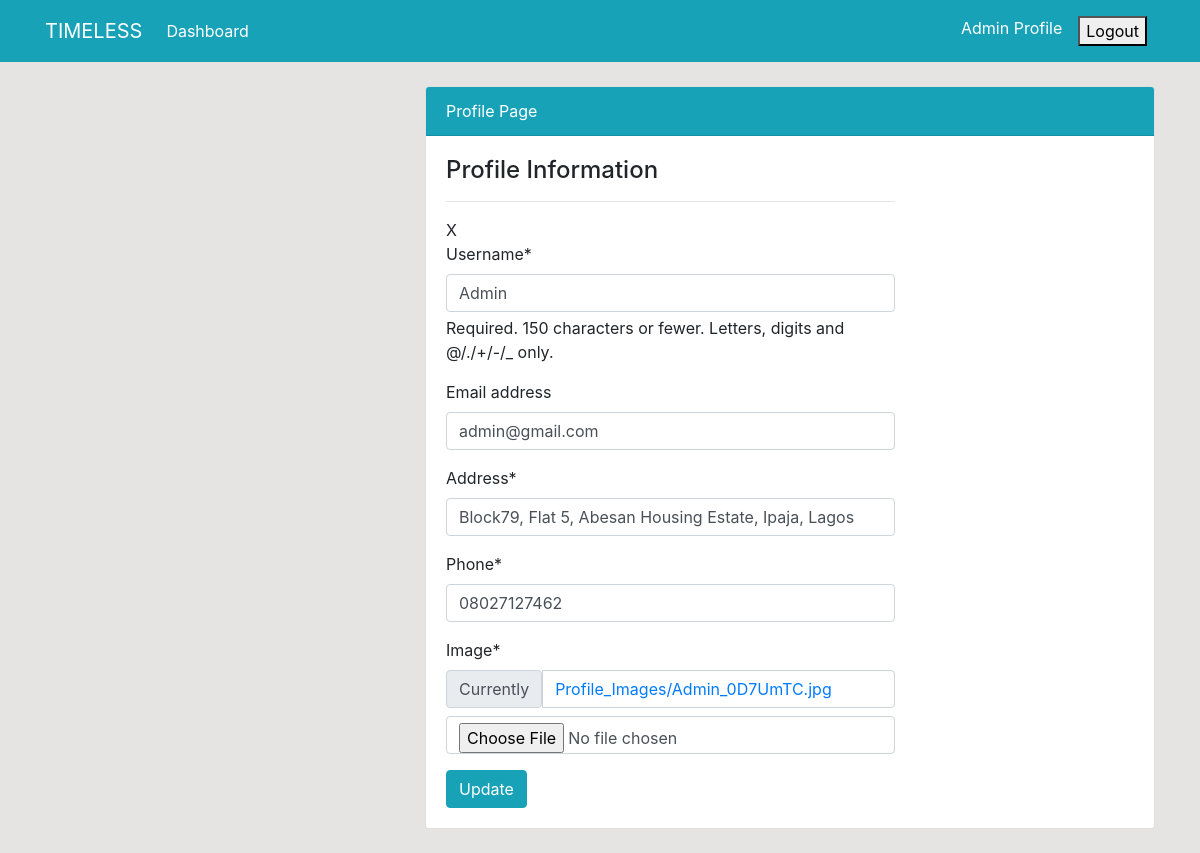
/profile/update (signed in), run on the app's committed database.
### user/models.py (models this page shows, shortened)
class Profile(models.Model):
    staff = models.OneToOneField(User, on_delete=models.CASCADE, null=True)
    address = models.CharField(max_length=200, null=True)
    phone = models.CharField(max_length=20, null=True)
    image = models.ImageField(default='avatar.png', upload_to='Profile_Images')

### user/views.py (the view)
# urls.py: path('profile/update', user_view.profile_update, name= 'user-profile-update'),
def profile_update(request):
    if request.method=='POST':
        user_form = UserUpdateForm(request.POST, instance=request.user)
        profile_form = ProfileUpdateForm(request.POST, request.FILES, instance=request.user.profile)
        if user_form.is_valid() and profile_form.is_valid():
            user_form.save()
            profile_form.save()
            return redirect('user-profile')
    else:
        user_form = UserUpdateForm(instance=request.user)
        profile_form = ProfileUpdateForm(instance=request.user.profile)
    context = {
        'user_form': user_form,
        'profile_form': profile_form,
    }
    return render(request, 'user/profile_update.html', context)

### user/forms.py
class UserUpdateForm(forms.ModelForm):
    class Meta:
        model = User
        fields = ['username', 'email']

class ProfileUpdateForm(forms.ModelForm):
    class Meta:
        model = Profile
        fields = ['address', 'phone', 'image']

### templates/user/profile_update.html (shortened to what this page needs)
{% extends 'partials/base.html' %}
 {% load crispy_forms_tags %}
 {% block content %}
    <div class="container">
        <div class="row my-4">
            <div class="col-md-4">
            </div>
            <div class="col-md-8">
                <div class="card">
                    <div class="card-header bg-info text-white">
                        Profile Page
                    </div>
                    <div class="card-body">
                        <div class="row">
                            <div class="col-md-8">
                                <span class="h4"> Profile Information</span>
                                <hr>
                               <form method="POST" enctype="multipart/form-data">
                                    X   {% csrf_token %}
                                    {{ user_form|crispy }}
                                    {{ profile_form|crispy }}
                                <input class="btn btn-info" type="submit" value="Update">
                               </form>
                            </div>
                        </div>
                    </div>
                </div>
            </div>
        </div>
    </div>
 {% endblock %}

### templates/partials/nav.html (shortened to what this page needs)
    <nav class="navbar navbar-expand-lg navbar-info bg-info">
        {% if user.is_authenticated %}
        <div class="container">
            <a class="navbar-brand text-white" href="{% url 'dashboard-index' %}">TIMELESS</a>
            <div class="collapse navbar-collapse" id="navbarSupportedContent">
                <ul class="navbar-nav mr-auto">
                    <li class="nav-item active">
                        <a class="nav-link text-white" href="{% url 'dashboard-index' %}">Dashboard </a>
                    </li>
                </ul>
                <ul class="navbar-nav ml-auto">
                    <li class="nav-item active">
                        <a class="nav-link text-white" href="{% url 'user-profile' %}">{{user.username}} Profile </a>
                    </li>
                    <form class="nav-link text-white" action="{% url 'user-logout' %}" method="post">
                         <button type="submit">Logout</button>
                    </form>
                </ul>
                {% endif %}
            </div>
        </div>
    </nav>

### static/style.css (style rules this page uses)
body { background: rgb(230, 227, 227); }

### data on the page
Profile: address "Block79, Flat 5, Abesan Housing Estate, Ipaja, Lagos", phone "08027127462"

### other printed values
{{ user.username }} "Admin"
